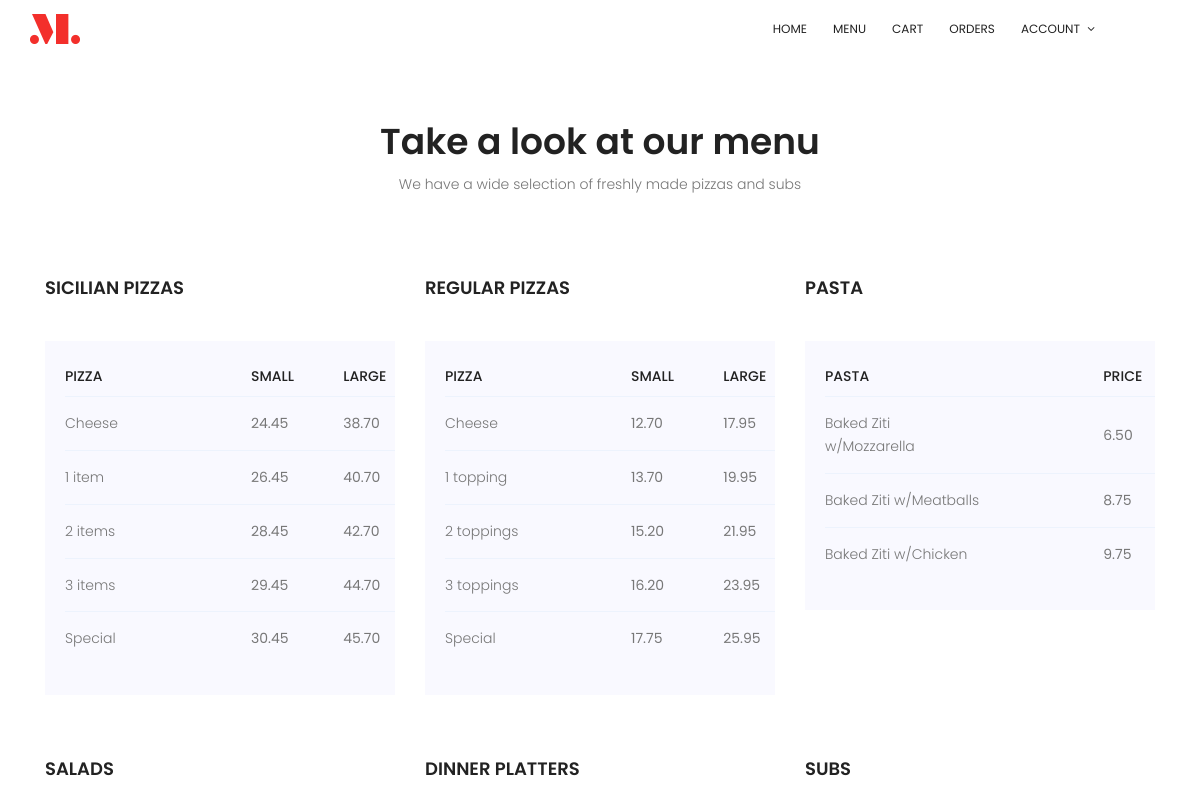
/menu/ (signed in, upper part), run on an earlier commit of the app's database.
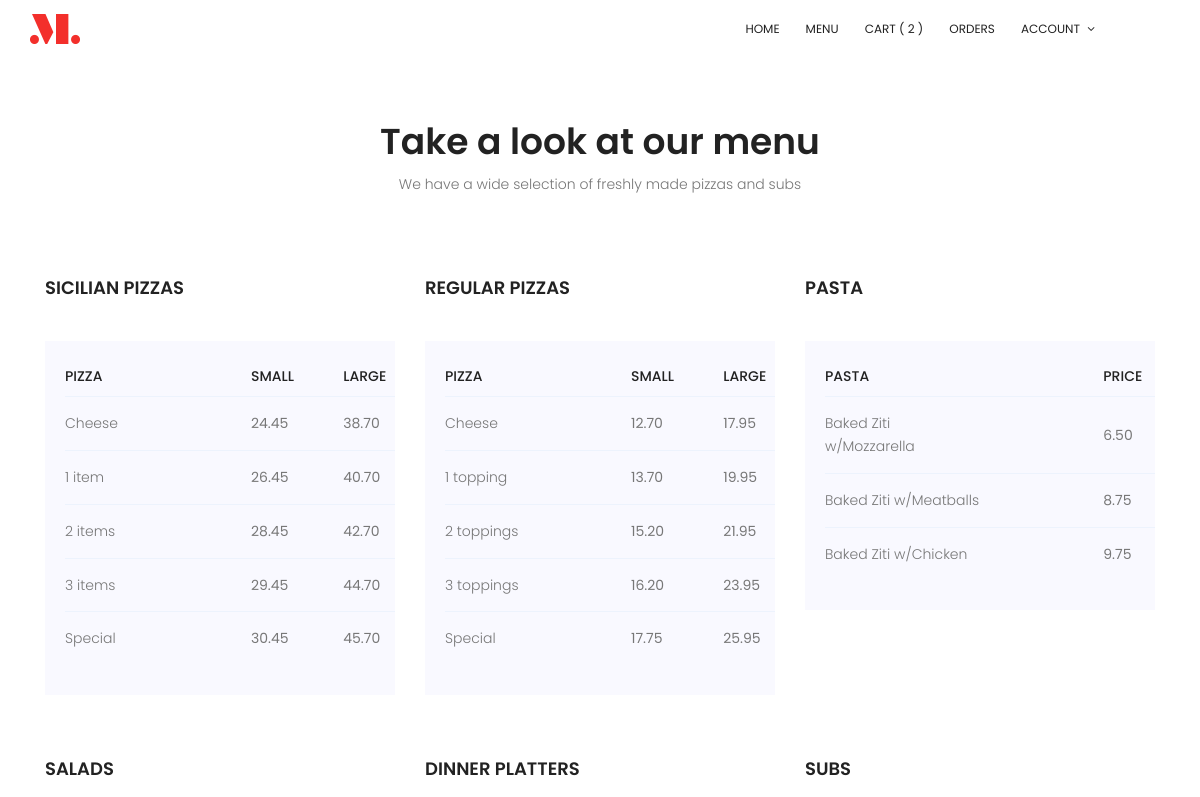
And on a later commit of the database.
### users/models.py (models this page shows, shortened)
class CustomUser(AbstractUser):
    first_name = models.CharField(max_length=64)
    last_name = models.CharField(max_length=64)
    email = models.EmailField(max_length=64)
    cart_items = models.IntegerField(default=0)
    cart_total = models.FloatField(default=0)

### orders/views.py (the view)
# urls.py: path("menu/", views.menu, name="menu"),
def menu(request):
    if request.method == 'POST':
        user = CustomUser.objects.filter(id = request.user.id).get()
        try:
            cart = Cart.objects.filter(user = request.user).get()
        except:
            cart = Cart(user=request.user)
            cart.save()
        order_form = OrderForm(request.POST)
        pizza_form = PizzaForm(request.POST)
        sub_form = SubForm(request.POST)
        if order_form.is_valid():
            dish = order_form.cleaned_data['dish']
            type = order_form.cleaned_data['type']
            price = order_form.cleaned_data['size']
            price = float(price)
            size = order_form.cleaned_data['price']
            item = CartItem(dish=dish, type=type, size=size, price=price, num_of_topings=0,
                                topping1=None, topping2=None,topping3=None,topping4=None,
                                sub_extras_count = 0,
                                extra_1 = None,
                                extra_2 = None,
                                extra_3 = None,
                                extra_4 = None)
            item.save()
            user.cart_total += price
        elif pizza_form.is_valid():
            dish = pizza_form.cleaned_data['pizza_dish']
            type = pizza_form.cleaned_data['pizza_type']
            size = pizza_form.cleaned_data['pizza_size']
            price = pizza_form.cleaned_data['pizza_price']
            price = float(price)
            num_of_topings = pizza_form.cleaned_data['num_of_topings']
            topping1 = pizza_form.cleaned_data['pizza_topping_1']
            topping2 = pizza_form.cleaned_data['pizza_topping_2']
            topping3 = pizza_form.cleaned_data['pizza_topping_3']
            topping4 = pizza_form.cleaned_data['pizza_topping_4']
            item = CartItem(dish=dish, type=type, size=size, price=price, num_of_topings=num_of_topings,
                                topping1=topping1, topping2=topping2,topping3=topping3,topping4=topping4,
                                sub_extras_count = 0,
                                extra_1 = None,
                                extra_2 = None,
                                extra_3 = None,
                                extra_4 = None)
            item.save()
            user.cart_total += price
        elif sub_form.is_valid():
            sub_name = sub_form.cleaned_data['sub_name']
            sub_type = sub_form.cleaned_data['sub_type']
            sub_size = sub_form.cleaned_data['sub_size']
            sub_price = sub_form.cleaned_data['sub_price']
            sub_price = int(round(float(sub_price)*100))
            extra_cheese = sub_form.cleaned_data['extra_cheese']
            extra_green_pepper = sub_form.cleaned_data['extra_green_pepper']
            extra_mushroom = sub_form.cleaned_data['extra_mushroom']
            extra_onion = sub_form.cleaned_data['extra_onion']
            extras_count = 0
            extras = []
            if extra_cheese == True:
                sub_price += 50
                extras_count += 1
                extras.append("cheese")
            if extra_green_pepper == True:
                sub_price += 50
                extras_count += 1
                extras.append("green peppers")
            if extra_mushroom == True:
                sub_price += 50
                extras_count += 1
                extras.append("mushrooms")
            if extra_onion == True:
                sub_price += 50
                extras_count += 1
                extras.append("onions")
            sub_price = float(sub_price/100)
            if extras_count == 0:
                item = CartItem(dish = sub_name, type = sub_type, size = sub_size, price = sub_price, num_of_topings = 0,
                                    topping1 = None, topping2 = None, topping3 = None, topping4 = None,
                                    sub_extras_count = extras_count,
                                    extra_1 = None,
                                    extra_2 = None,
                                    extra_3 = None,
                                    extra_4 = None)
                item.save()
                user.cart_total += sub_price
            if extras_count == 1:
                item = CartItem(dish = sub_name, type = sub_type, size = sub_size, price = sub_price, num_of_topings = 0,
                                    topping1 = None, topping2 = None, topping3 = None, topping4 = None,
                                    sub_extras_count = extras_count,
                                    extra_1 = extras[0],
                                    extra_2 = None,
                                    extra_3 = None,
                                    extra_4 = None)
                item.save()
                user.cart_total += sub_price
            if extras_count == 2:
                item = CartItem(dish = sub_name, type = sub_type, size = sub_size, price = sub_price, num_of_topings = 0,
                                    topping1 = None, topping2 = None, topping3 = None, topping4 = None,
                                    sub_extras_count = extras_count,
                                    extra_1 = extras[0],
                                    extra_2 = extras[1],
                                    extra_3 = None,
                                    extra_4 = None)
                item.save()
                user.cart_total += sub_price
            if extras_count == 3:
                item = CartItem(dish = sub_name, type = sub_type, size = sub_size, price = sub_price, num_of_topings = 0,
                                    topping1 = None, topping2 = None, topping3 = None, topping4 = None,
                                    sub_extras_count = extras_count,
                                    extra_1 = extras[0],
                                    extra_2 = extras[1],
                                    extra_3 = extras[2],
                                    extra_4 = None)
                item.save()
                user.cart_total += sub_price
            if extras_count == 4:
                item = CartItem(dish = sub_name, type = sub_type, size = sub_size, price = sub_price, num_of_topings = 0,
                                    topping1 = None, topping2 = None, topping3 = None, topping4 = None,
                                    sub_extras_count = extras_count,
                                    extra_1 = extras[0],
                                    extra_2 = extras[1],
                                    extra_3 = extras[2],
                                    extra_4 = extras[3])
                item.save()
                user.cart_total += sub_price
        cart.item.add(item)
        num = cart.item.all().count()
        user.cart_items += 1
        request.user.cart_items = num
        user.save()
        context = {
            "RegularPizza": RegularPizza.objects.all(),
            "SicilianPizza": SicilianPizza.objects.all(),
            "salads": Salad.objects.all(),
            "platters": DinnerPlatter.objects.all(),
            "pastas": Pasta.objects.all(),
            "subs": Sub.objects.all(),
            "toppings": Topping.objects.all(),
            "order_form": order_form,
            "pizza_form": pizza_form,
            "sub_form": sub_form,
            "messages": 'Item added to cart' # add message
        }
        return render(request, "menu.html", context)
    elif request.method == 'GET':
        order_form = OrderForm()
        pizza_form = PizzaForm()
        sub_form = SubForm()
        context = {
            "RegularPizza": RegularPizza.objects.all(),
            "SicilianPizza": SicilianPizza.objects.all(),
            "salads": Salad.objects.all(),
            "platters": DinnerPlatter.objects.all(),
            "pastas": Pasta.objects.all(),
            "subs": Sub.objects.all(),
            "toppings": Topping.objects.all(),
            "order_form": order_form,
            "pizza_form": pizza_form,
            "sub_form": sub_form
        }
        return render(request,"menu.html", context)

### orders/templates/menu.html (shortened to what the changed rows need)
{% extends "layout.html" %}
{% block body %}
{% load staticfiles %}
<section class="top-dish-area section-gap" id="dish">
    <div class="container" style="text-align:center;">
        <div class="row d-flex justify-content-center">
            <div class="menu-content pb-30 col-lg-8">
                <div class="title text-center">
                    <h1 class="mb-10">Take a look at our menu</h1>
                </div>
            </div>
        </div>
    </div>
</section>
{% endblock %}

### orders/templates/layout.html (shortened to what this page needs)
	<!DOCTYPE html>
	<html lang="en" class="no-js">
	<head>
        {% load staticfiles %}
        <link rel="stylesheet" type="text/css" href="{% static 'css/linearicons.css' %}">
        <link rel="stylesheet" type="text/css" href="{% static 'css/font-awesome.min.css' %}">
        <link rel="stylesheet" type="text/css" href="{% static 'css/bootstrap.css' %}">
        <link rel="stylesheet" type="text/css" href="{% static 'css/magnific-popup.css' %}">
        <link rel="stylesheet" type="text/css" href="{% static 'css/nice-select.css' %}">
        <link rel="stylesheet" type="text/css" href="{% static 'css/animate.min.css' %}">
        <link rel="stylesheet" type="text/css" href="{% static 'css/owl.carousel.css' %}">
        <link rel="stylesheet" type="text/css" href="{% static 'css/main.css' %}">
	</head>
	<body>
		  <header id="header" id="home">
		    <div class="container">
		    	<div class="row align-items-center justify-content-between d-flex">
			      <div id="logo">
                    <a href="/"><img src="{% static 'img/logo.png' %}" alt="" title="" /></a>
			      </div>
			      <nav id="nav-menu-container">
			        <ul class="nav-menu">
			          <li class="menu"><a href="/">Home</a></li>
                      <li class="menu"><a href="{% url 'menu' %}">Menu</a></li>
                      {% if user.cart_items is None %}
                          <li class="menu-has-children"><a href="{% url 'cart' %}">Cart</a></li>
                      {% elif user.cart_items == 0 %}
                          <li class="menu-has-children"><a href="{% url 'cart' %}">Cart</a></li>
                      {% elif user.cart_items != 0 %}
                          <li class="menu-has-children"><a href="{% url 'cart' %}">Cart ( {{user.cart_items}} )</a></li>
                      {% endif %}
                      {% if user.is_superuser %}
                          <li class="menu-has-children"><a href="{% url 'orders' %}">Orders</a></li>
                      {% endif %}
                      {% if user.is_authenticated %}
                      <li class="menu-has-children"><a href="">Account</a>
                      </li>
                      {% else %}
                          <li><a href="{% url 'login' %}">Log In</a><li>
                      {% endif %}
			        </ul>
			      </nav>
		    	</div>
		    </div>
		  </header>
          {% block body%}
          {% endblock %}
	</body>
</html>

What changed in the data, as far as the page shows it:
now on this page (row edited): CustomUser: cart_items "2"
changed CustomUser: cart_items 0 → 2 (drawn)
Also different on the page:
text no longer shown: "CART"
text now shown: "CART ( )"
